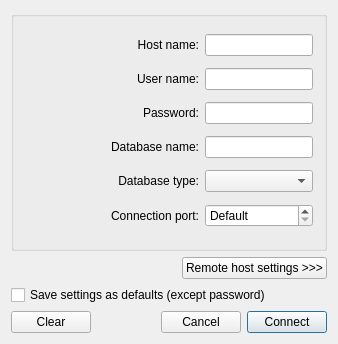
<?xml version="1.0" encoding="UTF-8"?>
<ui version="4.0">
 <class>DBConnectionDialog</class>
 <widget class="QDialog" name="DBConnectionDialog">
  <property name="geometry">
   <rect>
    <x>0</x>
    <y>0</y>
    <width>338</width>
    <height>344</height>
   </rect>
  </property>
  <property name="windowTitle">
   <string>Open Database Connection</string>
  </property>
  <layout class="QVBoxLayout">
   <item>
    <widget class="Q3GroupBox" name="groupBox1">
     <property name="title">
      <string/>
     </property>
     <layout class="QGridLayout">
      <item row="2" column="0">
       <spacer name="spacer13_2">
        <property name="orientation">
         <enum>Qt::Horizontal</enum>
        </property>
        <property name="sizeType">
         <enum>QSizePolicy::Expanding</enum>
        </property>
        <property name="sizeHint" stdset="0">
         <size>
          <width>40</width>
          <height>20</height>
         </size>
        </property>
       </spacer>
      </item>
      <item row="6" column="0">
       <spacer name="spacer13_6">
        <property name="orientation">
         <enum>Qt::Horizontal</enum>
        </property>
        <property name="sizeType">
         <enum>QSizePolicy::Expanding</enum>
        </property>
        <property name="sizeHint" stdset="0">
         <size>
          <width>40</width>
          <height>20</height>
         </size>
        </property>
       </spacer>
      </item>
      <item row="3" column="1">
       <widget class="QLabel" name="textLabel1_3">
        <property name="text">
         <string>Password:</string>
        </property>
        <property name="alignment">
         <set>Qt::AlignRight|Qt::AlignTrailing|Qt::AlignVCenter</set>
        </property>
        <property name="wordWrap">
         <bool>false</bool>
        </property>
       </widget>
      </item>
      <item row="2" column="1">
       <widget class="QLabel" name="textLabel1_2">
        <property name="text">
         <string>User name:</string>
        </property>
        <property name="alignment">
         <set>Qt::AlignRight|Qt::AlignTrailing|Qt::AlignVCenter</set>
        </property>
        <property name="wordWrap">
         <bool>false</bool>
        </property>
       </widget>
      </item>
      <item row="2" column="2">
       <widget class="QLineEdit" name="userNameLineEdit"/>
      </item>
      <item row="3" column="2">
       <widget class="QLineEdit" name="passwordLineEdit">
        <property name="echoMode">
         <enum>QLineEdit::Password</enum>
        </property>
       </widget>
      </item>
      <item row="5" column="2">
       <widget class="QComboBox" name="dbTypeComboBox"/>
      </item>
      <item row="6" column="2">
       <widget class="QSpinBox" name="portSpinBox">
        <property name="specialValueText">
         <string>Default</string>
        </property>
        <property name="minimum">
         <number>-1</number>
        </property>
        <property name="maximum">
         <number>65535</number>
        </property>
        <property name="value">
         <number>-1</number>
        </property>
       </widget>
      </item>
      <item row="6" column="1">
       <widget class="QLabel" name="textLabel1_6">
        <property name="text">
         <string>Connection port:</string>
        </property>
        <property name="alignment">
         <set>Qt::AlignRight|Qt::AlignTrailing|Qt::AlignVCenter</set>
        </property>
        <property name="wordWrap">
         <bool>false</bool>
        </property>
       </widget>
      </item>
      <item row="5" column="1">
       <widget class="QLabel" name="textLabel1_5">
        <property name="text">
         <string>Database type:</string>
        </property>
        <property name="alignment">
         <set>Qt::AlignRight|Qt::AlignTrailing|Qt::AlignVCenter</set>
        </property>
        <property name="wordWrap">
         <bool>false</bool>
        </property>
       </widget>
      </item>
      <item row="5" column="0">
       <spacer name="spacer13_5">
        <property name="orientation">
         <enum>Qt::Horizontal</enum>
        </property>
        <property name="sizeType">
         <enum>QSizePolicy::Expanding</enum>
        </property>
        <property name="sizeHint" stdset="0">
         <size>
          <width>40</width>
          <height>20</height>
         </size>
        </property>
       </spacer>
      </item>
      <item row="3" column="0">
       <spacer name="spacer13_3">
        <property name="orientation">
         <enum>Qt::Horizontal</enum>
        </property>
        <property name="sizeType">
         <enum>QSizePolicy::Expanding</enum>
        </property>
        <property name="sizeHint" stdset="0">
         <size>
          <width>40</width>
          <height>20</height>
         </size>
        </property>
       </spacer>
      </item>
      <item row="0" column="2">
       <widget class="QLineEdit" name="hostNameLineEdit"/>
      </item>
      <item row="0" column="1">
       <widget class="QLabel" name="textLabel1_4">
        <property name="text">
         <string>Host name:</string>
        </property>
        <property name="alignment">
         <set>Qt::AlignRight|Qt::AlignTrailing|Qt::AlignVCenter</set>
        </property>
        <property name="wordWrap">
         <bool>false</bool>
        </property>
       </widget>
      </item>
      <item row="0" column="0">
       <spacer name="spacer13_4">
        <property name="orientation">
         <enum>Qt::Horizontal</enum>
        </property>
        <property name="sizeType">
         <enum>QSizePolicy::Expanding</enum>
        </property>
        <property name="sizeHint" stdset="0">
         <size>
          <width>40</width>
          <height>20</height>
         </size>
        </property>
       </spacer>
      </item>
      <item row="4" column="2">
       <widget class="QLineEdit" name="dbNameLineEdit"/>
      </item>
      <item row="4" column="0">
       <spacer name="spacer13">
        <property name="orientation">
         <enum>Qt::Horizontal</enum>
        </property>
        <property name="sizeType">
         <enum>QSizePolicy::Expanding</enum>
        </property>
        <property name="sizeHint" stdset="0">
         <size>
          <width>40</width>
          <height>20</height>
         </size>
        </property>
       </spacer>
      </item>
      <item row="4" column="1">
       <widget class="QLabel" name="textLabel1">
        <property name="text">
         <string>Database name:</string>
        </property>
        <property name="alignment">
         <set>Qt::AlignRight|Qt::AlignTrailing|Qt::AlignVCenter</set>
        </property>
        <property name="wordWrap">
         <bool>false</bool>
        </property>
       </widget>
      </item>
     </layout>
    </widget>
   </item>
   <item>
    <layout class="QHBoxLayout">
     <item>
      <spacer name="spacer12">
       <property name="orientation">
        <enum>Qt::Horizontal</enum>
       </property>
       <property name="sizeType">
        <enum>QSizePolicy::Expanding</enum>
       </property>
       <property name="sizeHint" stdset="0">
        <size>
         <width>40</width>
         <height>20</height>
        </size>
       </property>
      </spacer>
     </item>
     <item>
      <widget class="QPushButton" name="remoteHostPushButton">
       <property name="sizePolicy">
        <sizepolicy hsizetype="Minimum" vsizetype="Fixed">
         <horstretch>0</horstretch>
         <verstretch>0</verstretch>
        </sizepolicy>
       </property>
       <property name="text">
        <string>Remote host settings &gt;&gt;&gt;</string>
       </property>
      </widget>
     </item>
    </layout>
   </item>
   <item>
    <widget class="QCheckBox" name="defaultSettingsCheckBox">
     <property name="text">
      <string>Save settings as defaults (except password)</string>
     </property>
    </widget>
   </item>
   <item>
    <layout class="QHBoxLayout">
     <item>
      <widget class="QPushButton" name="clearPushButton">
       <property name="text">
        <string>Clear</string>
       </property>
      </widget>
     </item>
     <item>
      <spacer name="spacer7">
       <property name="orientation">
        <enum>Qt::Horizontal</enum>
       </property>
       <property name="sizeType">
        <enum>QSizePolicy::Expanding</enum>
       </property>
       <property name="sizeHint" stdset="0">
        <size>
         <width>44</width>
         <height>20</height>
        </size>
       </property>
      </spacer>
     </item>
     <item>
      <widget class="QPushButton" name="cancelPushButton">
       <property name="text">
        <string>Cancel</string>
       </property>
      </widget>
     </item>
     <item>
      <widget class="QPushButton" name="connectPushButton">
       <property name="text">
        <string>Connect</string>
       </property>
       <property name="default">
        <bool>true</bool>
       </property>
      </widget>
     </item>
    </layout>
   </item>
  </layout>
 </widget>
 <layoutdefault spacing="6" margin="11"/>
 <pixmapfunction>qPixmapFromMimeSource</pixmapfunction>
 <customwidgets>
  <customwidget>
   <class>Q3GroupBox</class>
   <extends>QGroupBox</extends>
   <header>Qt3Support/Q3GroupBox</header>
   <container>1</container>
  </customwidget>
 </customwidgets>
 <tabstops>
  <tabstop>hostNameLineEdit</tabstop>
  <tabstop>userNameLineEdit</tabstop>
  <tabstop>passwordLineEdit</tabstop>
  <tabstop>dbNameLineEdit</tabstop>
  <tabstop>dbTypeComboBox</tabstop>
  <tabstop>portSpinBox</tabstop>
  <tabstop>remoteHostPushButton</tabstop>
  <tabstop>defaultSettingsCheckBox</tabstop>
  <tabstop>clearPushButton</tabstop>
  <tabstop>cancelPushButton</tabstop>
  <tabstop>connectPushButton</tabstop>
 </tabstops>
 <includes>
  <include location="local">ui_remotehostextension.h</include>
 </includes>
 <resources/>
 <connections>
  <connection>
   <sender>connectPushButton</sender>
   <signal>clicked()</signal>
   <receiver>DBConnectionDialog</receiver>
   <slot>accept()</slot>
   <hints>
    <hint type="sourcelabel">
     <x>263</x>
     <y>327</y>
    </hint>
    <hint type="destinationlabel">
     <x>20</x>
     <y>20</y>
    </hint>
   </hints>
  </connection>
  <connection>
   <sender>cancelPushButton</sender>
   <signal>clicked()</signal>
   <receiver>DBConnectionDialog</receiver>
   <slot>reject()</slot>
   <hints>
    <hint type="sourcelabel">
     <x>172</x>
     <y>327</y>
    </hint>
    <hint type="destinationlabel">
     <x>20</x>
     <y>20</y>
    </hint>
   </hints>
  </connection>
  <connection>
   <sender>remoteHostPushButton</sender>
   <signal>clicked()</signal>
   <receiver>DBConnectionDialog</receiver>
   <slot>toggleEntension()</slot>
   <hints>
    <hint type="sourcelabel">
     <x>158</x>
     <y>264</y>
    </hint>
    <hint type="destinationlabel">
     <x>20</x>
     <y>20</y>
    </hint>
   </hints>
  </connection>
  <connection>
   <sender>clearPushButton</sender>
   <signal>clicked()</signal>
   <receiver>DBConnectionDialog</receiver>
   <slot>clearEntries()</slot>
   <hints>
    <hint type="sourcelabel">
     <x>30</x>
     <y>327</y>
    </hint>
    <hint type="destinationlabel">
     <x>20</x>
     <y>20</y>
    </hint>
   </hints>
  </connection>
 </connections>
</ui>
